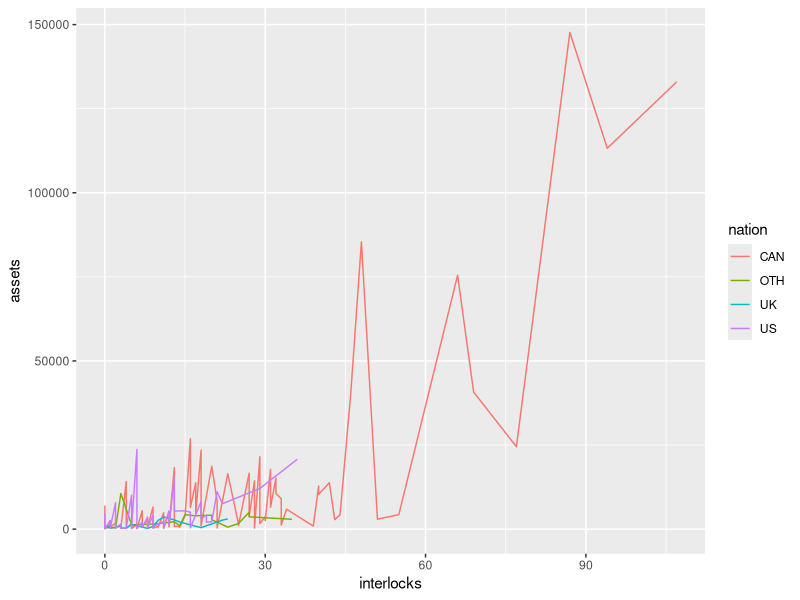

The R script that drew this image:
#---------------------------(1)
library(car)
data_orn <- Ornstein
#---------------------------(2)
summary(data_orn)
str(data_orn)
#---------------------------(3)
data_orn[!complete.cases(data_orn),]
#---------------------------(4)
data_a <- data_orn[data_orn$assets <= 20000 & data_orn$assets >= 10000, ]
data_b <- data_orn[data_orn$interlocks <= 30, ]
data_c <- data_orn[data_orn$sector == "TRN" & data_orn$nation=="CAN", ]
#---------------------------(5)
data_orn$log_assets <- log(data_orn$assets)
#---------------------------(6)
library(ggplot2)
ggplot(data = data_orn)+
  geom_line(mapping = aes(x = interlocks, y = assets, color = nation))
#---------------------------(6)
write.table(x = data_orn, file = "Firms.dta")
